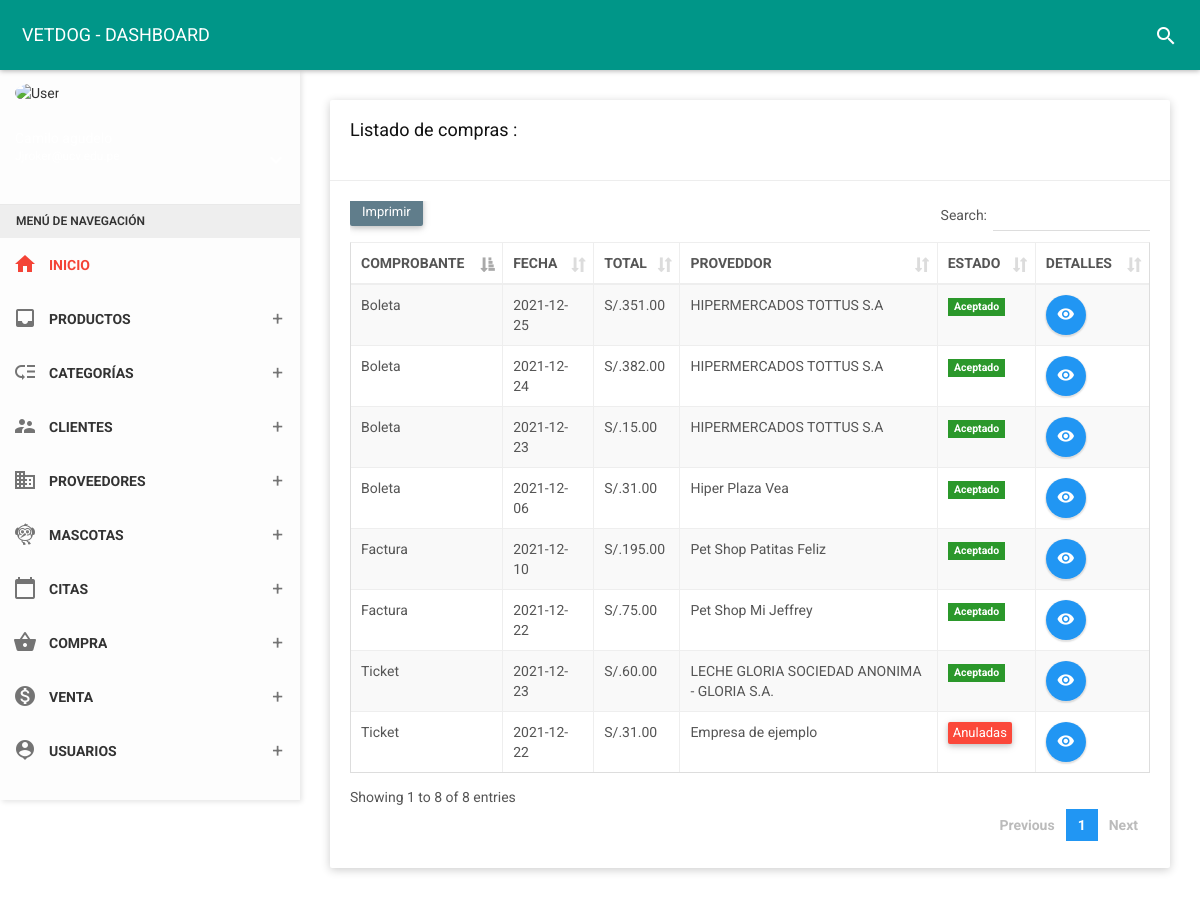
/folder/compra.php (signed in), run on the app's committed database.
### tables this page shows
CREATE TABLE `compra` (
  `id_compra` int(11) NOT NULL,
  `fecha` date NOT NULL,
  `estado` char(1) NOT NULL,
  `id_prove` int(11) NOT NULL,
  `total` decimal(10,2) NOT NULL,
  `tipoc` varchar(25) NOT NULL,
  `tipopa` varchar(15) NOT NULL
);

CREATE TABLE `supplier` (
  `id_prove` int(11) NOT NULL,
  `nomprove` varchar(255) NOT NULL,
  `ruc` char(14) NOT NULL,
  `direcc` varchar(200) NOT NULL,
  `pais` varchar(50) NOT NULL,
  `tele` char(12) NOT NULL,
  `corre` varchar(35) NOT NULL,
  `estado` char(1) NOT NULL,
  `fere` timestamp NOT NULL DEFAULT current_timestamp() ON UPDATE current_timestamp()
);

### controlador/compracontrolador.php (called while the page is built, shortened)
<?php
class compracontrolador{
    function mostrar(){
        require_once '../vista/compra/mostrar.php';
    }
    }

### vista/compra/mostrar.php (the view, shortened to what this page needs)
<!DOCTYPE html>
<html>
<head>
    <link href="../assets/plugins/bootstrap/css/bootstrap.css" rel="stylesheet">
    <link href="../assets/plugins/node-waves/waves.css" rel="stylesheet" />
    <link href="../assets/plugins/animate-css/animate.css" rel="stylesheet" />
    <link href="../assets/plugins/jquery-datatable/skin/bootstrap/css/dataTables.bootstrap.css" rel="stylesheet">
    <link href="../css/style.css" rel="stylesheet">
    <link href="../assets/css/themes/all-themes.css" rel="stylesheet" />
</head>
<body class="theme-red">
    <nav class="navbar">
        <div class="container-fluid">
            <div class="navbar-header">
                <a class="navbar-brand" href="../vista/panel-admin/administrador"> VETDOG - DASHBOARD </a>
            </div>
            <div class="collapse navbar-collapse" id="navbar-collapse">
                <ul class="nav navbar-nav navbar-right">
                    <li><a href="javascript:void(0);" class="js-search" data-close="true"><i class="material-icons">search</i></a></li>
                </ul>
            </div>
        </div>
    </nav>
        <?php include_once __DIR__ . '../../menu.php'; ?>
    <section class="content">
        <div class="container-fluid">
            <div class="row clearfix">
                <div class="col-lg-12 col-md-12 col-sm-12 col-xs-12">
                    <div class="card">
                        <div class="header">
                            <h2>
                                Listado de compras :
                            </h2><br>
                        </div>
                        <div class="body">
                            <div class="table-responsive">
                                <?php
                                $contraseña = "";
                                $usuario = "root";
                                $nombre_base_de_datos = "vetdog";
                                try {
                                    $base_de_datos = new PDO('mysql:host=localhost;dbname=' . $nombre_base_de_datos, $usuario, $contraseña);
                                    $base_de_datos->query("set names utf8;");
                                    $base_de_datos->setAttribute(PDO::ATTR_EMULATE_PREPARES, FALSE);
                                    $base_de_datos->setAttribute(PDO::ATTR_ERRMODE, PDO::ERRMODE_EXCEPTION);
                                    $base_de_datos->setAttribute(PDO::ATTR_DEFAULT_FETCH_MODE, PDO::FETCH_OBJ);
                                } catch (Exception $e) {
                                    echo "Ocurrió algo con la base de datos: " . $e->getMessage();
                                }
                                $sentencia = $base_de_datos->query("SELECT  compra.fecha, compra.id_compra,compra.estado, compra.total,compra.tipoc, compra.tipopa, supplier.id_prove, supplier.nomprove, supplier.ruc, supplier.direcc, supplier.pais, supplier.tele, supplier.corre,
GROUP_CONCAT( products.nompro, '..', products.codigo, '..',products.preciC, '..', productos_comprados.canti SEPARATOR '__') AS products FROM compra INNER JOIN productos_comprados ON productos_comprados.id_compra = compra.id_compra INNER JOIN products ON products.id_prod = productos_comprados.id_prod INNER JOIN supplier ON compra.id_prove =supplier.id_prove GROUP BY compra.id_compra ORDER BY compra.id_compra DESC;");
                                $compras = $sentencia->fetchAll(PDO::FETCH_OBJ);
                                ?>
                                <table class="table table-bordered table-striped table-hover dataTable js-exportable">
                                    <thead>
                                        <tr>
                                            <th>COMPROBANTE</th>
                                            <th>FECHA</th>
                                            <th>TOTAL</th>
                                            <th>PROVEDDOR</th>
                                            <th>ESTADO</th>
                                            <th>DETALLES</th>
                                        </tr>
                                    </thead>
                                    <tbody>
                                        <?php foreach ($compras as $compra) { ?>
                                            <tr>
                                                <td><?php echo $compra->tipoc ?></td>
                                                <td><?php echo $compra->fecha ?></td>
                                                <td>S/.<?php echo $compra->total ?></td>
                                                <td><?php echo $compra->nomprove ?></td>
                                                <td>
                                                    <?php
                                                    if ($compra->estado == 1) { ?>
                                                        <form method="get" action="javascript:activo('<?php echo $compra->id_compra; ?>')">
                                                            <span class="label label-success">Aceptado</span>
                                                        </form>
                                                    <?php  } else { ?>
                                                        <form method="get" action="javascript:inactivo('<?php echo $compra->id_compra; ?>')">
                                                            <button type="submit" class="btn btn-danger btn-xs">Anuladas</button>
                                                        </form>
                                                    <?php  } ?>
                                                </td>
                                                <td>
                                                    <a type="button" href="../vista/compra/detalles?id=<?php echo $compra->id_compra; ?>" class="btn bg-blue btn-circle waves-effect waves-circle waves-float">
                                                        <i class="material-icons">remove_red_eye</i>
                                                    </a>
                                                </td>
                                            </tr>
                                        <?php } ?>
                                    </tbody>
                                </table>
                            </div>
                        </div>
                    </div>
                </div>
            </div>
        </div>
    </section>
</body>
</html>

### assets/css/themes/all-themes.css (style rules this page uses)
.theme-red .navbar-brand { color: #fff; }
.theme-red .nav > li > a { color: #fff; }

### data on the page
compra: tipoc "Boleta", fecha "2021-12-25", total "351.00", id_prove.nomprove "HIPERMERCADOS TOTTUS S.A"
compra: tipoc "Boleta", fecha "2021-12-24", total "382.00", id_prove.nomprove "HIPERMERCADOS TOTTUS S.A"
compra: tipoc "Boleta", fecha "2021-12-23", total "15.00", id_prove.nomprove "HIPERMERCADOS TOTTUS S.A"
compra: tipoc "Ticket", fecha "2021-12-23", total "60.00", id_prove.nomprove "LECHE GLORIA SOCIEDAD ANONIMA - GLORIA S.A."
compra: tipoc "Boleta", fecha "2021-12-06", total "31.00", id_prove.nomprove "Hiper Plaza Vea"
compra: tipoc "Factura", fecha "2021-12-10", total "195.00", id_prove.nomprove "Pet Shop Patitas Feliz"
compra: tipoc "Factura", fecha "2021-12-22", total "75.00", id_prove.nomprove "Pet Shop Mi Jeffrey"
compra: tipoc "Ticket", fecha "2021-12-22", total "31.00", id_prove.nomprove "Empresa de ejemplo"
